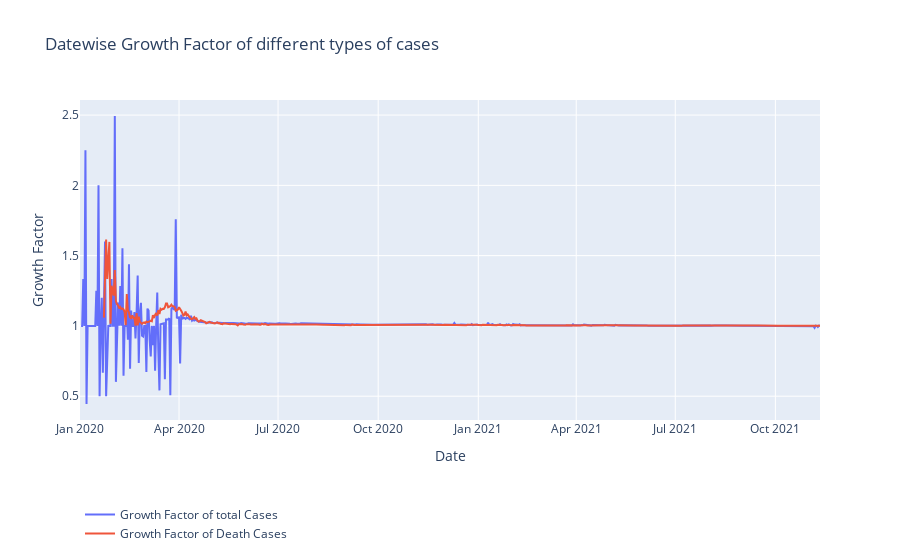

This figure's notebook cell:
### Code cell
print("Average growth factor of number of Confirmed Cases: ",(datewise["total_cases"]/datewise["total_cases"].shift()).mean())
print("Median growth factor of number of Confirmed Cases: ",(datewise["total_cases"]/datewise["total_cases"].shift()).median())
print("Average growth factor of number of Death Cases: ",(datewise["total_deaths"]/datewise["total_deaths"].shift()).mean())
print("Median growth factor of number of Death Cases: ",(datewise["total_deaths"]/datewise["total_deaths"].shift()).median())
fig=go.Figure()
fig.add_trace(go.Scatter(x=datewise.index, y=datewise["total_cases"]/datewise["total_cases"].shift(),
                    mode='lines',
                    name='Growth Factor of total Cases'))
fig.add_trace(go.Scatter(x=datewise.index, y=datewise["total_deaths"]/datewise["total_deaths"].shift(),
                    mode='lines',
                    name='Growth Factor of Death Cases'))
fig.update_layout(title="Datewise Growth Factor of different types of cases",
                 xaxis_title="Date",yaxis_title="Growth Factor",
                 legend=dict(x=0,y=-0.4,traceorder="normal"))
fig.show()

### Figure 1 — Plotly figure (JSON) as saved in the notebook; plotly's stock layout.template omitted (floating-point values rounded to 4 significant figures; data arrays with more than 128 entries replaced by an {"elided": "..."} marker saying what was removed)
{"data": [{"mode": "lines", "name": "Growth Factor of total Cases", "type": "scatter", "x": {"elided": "681 str values"}, "y": {"elided": "681 float values"}}, {"mode": "lines", "name": "Growth Factor of Death Cases", "type": "scatter", "x": {"elided": "681 str values"}, "y": {"elided": "681 float values"}}], "layout": {"legend": {"traceorder": "normal", "x": 0, "y": -0.4}, "title": {"text": "Datewise Growth Factor of different types of cases"}, "xaxis": {"title": {"text": "Date"}}, "yaxis": {"title": {"text": "Growth Factor"}}}}
